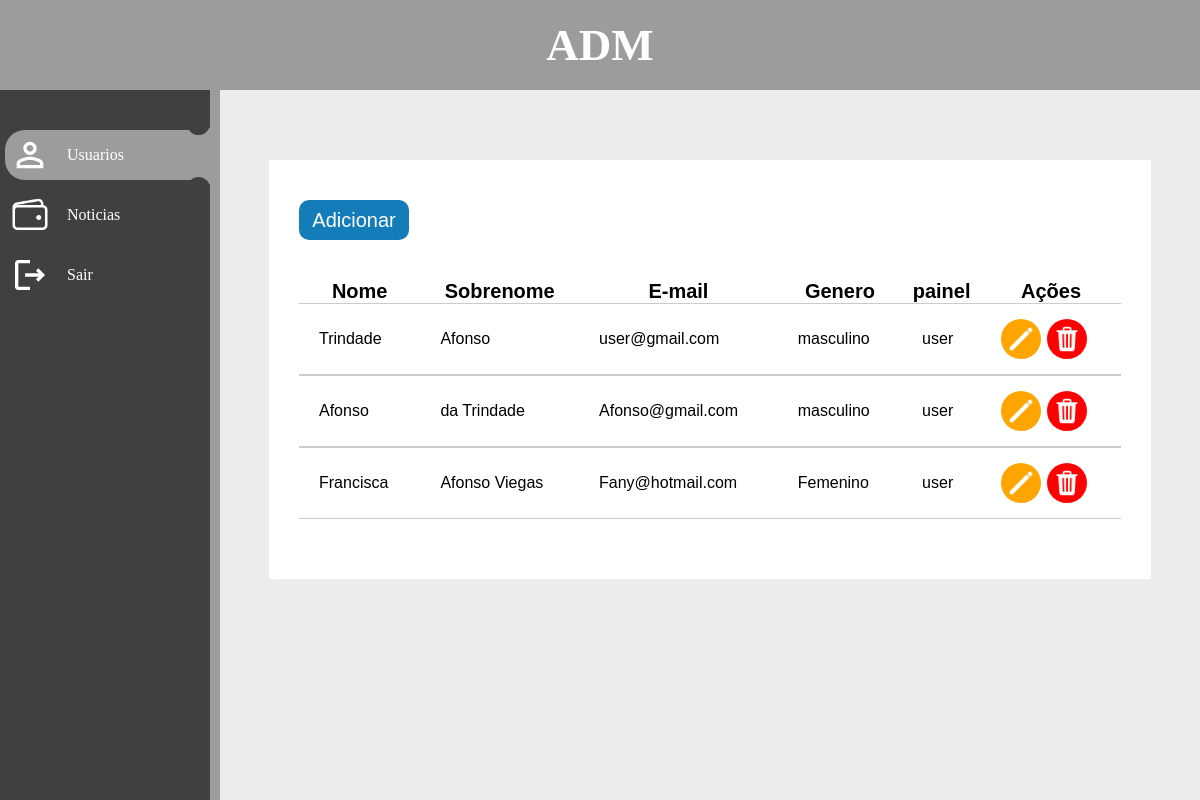
The page /administrador/usuarios.php (signed in) on the database its author committed.
### tables this page shows
CREATE TABLE `usuarios` (
  `id_usuario` smallint NOT NULL AUTO_INCREMENT,
  `nome` varchar(50) DEFAULT NULL,
  `sobrenome` varchar(50) DEFAULT NULL,
  `email` varchar(70) DEFAULT NULL,
  `senha` varchar(255) DEFAULT NULL,
  `genero` varchar(30) DEFAULT NULL,
  `estado` tinyint(1) DEFAULT NULL,
  `painel` varchar(30) DEFAULT NULL,
  `data_cadastro` datetime DEFAULT NULL,
  `data_modificacao` datetime DEFAULT NULL,
  PRIMARY KEY (`id_usuario`)
);

### administrador/usuarios.php (the view, shortened to what this page needs)
<?php
require_once "../conexao.php";
 $sql = "SELECT * FROM usuarios WHERE estado = '1' AND painel = 'user'";
 $result = $ligation->prepare($sql);
 $result->execute();
 $data =  $result->fetchall(PDO::FETCH_ASSOC);
 ?>
<!DOCTYPE html>
<html lang="pt">
<head>
  <?php  require_once "../headADM.php"; ?>
</head>
<body>
  <header class="header">
    <h1>ADM</h1>
  </header>
<div class="navigation">
<ul>
  <li class="list active">
    <a href="usuarios.php">
      <span class="icon"><img src="img/perm_identity_white_24dp.svg"></span>
      <span class="title">Usuarios</span>
    </a>
  </li>
  <li class="list">
     <a href="noticias_usuario.php">
      <span class="icon"><img src="img/gerenciar.png"></span>
      <span class="title">Noticias</span>
    </a>
  </li>
  <li class="list">
    <a href="../encerro.php">
      <span class="icon"><img src="img/logout_white_24dp.svg"></span>
      <span class="title">Sair</span>
    </a>
  </li>
</ul>
</div>
<div id="container">
<div id="info">
<div id="buttons">
   <a href="cadastrar_usuario.php"  id="adicionar">
    <button>Adicionar</button>
   </a>
</div>
<table  id="table">
  <thead>
    <tr>
      <th scope="col">Nome</th>
      <th scope="col">Sobrenome</th>
      <th scope="col">E-mail</th>
      <th scope="col">Genero</th>
      <th scope="col">painel</th>
      <th scope="col">Ações</th>
    </tr>
  </thead>
  <tbody>
      <?php
      if(count($data) > 0){
       for($l=0; $l<count($data); $l++){
        ?>
     <tr>
      <td><?= $data[$l]['nome']; ?></td>
      <td><?= $data[$l]['sobrenome']; ?></td>
      <td><?= $data[$l]['email']; ?></td>
      <td><?= $data[$l]['genero']; ?></td>
      <td><?= $data[$l]['painel']; ?></td>
      <td id="edit">
         <form action="editar_usuario.php" method="post">
          <button id="edit1" type="submit">
          <img src="img/edit.png">
        </button>
        </form>
       <form action="apagar_usuario.php" method="post">
          <button id="edit2" type="submit">
            <img src="img/apagar.png">
          </button>
       </form>
      </td>
    </tr>
  <?php } ?>
   </tbody>
<?php } ?>
</table>
</div>
</div>
</body>
</html>

### css/adm.css (style rules this page uses)
* { margin:0; padding:0; box-sizing:border-box; }
body { background-color: rgb(236, 236, 236); }
img { width:100%; height:100%; }
.header { position: fixed; background-color: rgb(156,156,156); width: 100%; height: 90px; margin:0; z-index: 2; }
.header h1 { text-align: center; line-height: 90px; font-size: 45px; font-weight:bold; color: #fff; font-family:Bahnschrift Light; }
.navigation { position:fixed; top:90px; left:0px; display: block; float: left; height: 100%; overflow: hidden; background-color:rgb(64,64,66); width: 210px; box-shadow: 10px 0 0 rgb(156,156,156); font-family:Bahnschrift Light; }
.navigation > ul { position:absolute; top:0; left:0; width:100%; margin:0; padding:40px 0px 0px 5px; }
.navigation > ul li { position:relative; width:100%; list-style:none; border-radius: 20px 0px 0px 20px; padding: 5px; }
.navigation > ul li a { display: flex; position:relative; width:100%; text-decoration:none; color:#fff; }
.navigation > ul li a .icon { position:relative; display: block; min-width:40px; height:40px; text-align:center; line-height:70px; }
.navigation > ul li a .icon img { position:relative; display: block; font-size:1rem; }
.navigation > ul li a .title { position:relative; display:block; padding-left:17px; height:40px; line-height:40px; white-space: nowrap; }
.navigation > ul li.list { margin-bottom:10px; }
.navigation > ul li.active { background-color:rgb(156,156,156); }
.navigation > ul li.active a::before { content: ''; position:absolute; top:-23px; right:-5px; width:23px; height:23px; background-color: rgb(64,64,66); border-radius:50%; box-shadow: 15px 15px 0px rgb(156,156,156); }
.navigation > ul li.active a::after { content: ''; position:absolute; bottom:-25px; right:-5px; width:23px; height:23px; background-color: rgb(64,64,66); border-radius:50%; box-shadow: 15px -15px 0px rgb(156,156,156); }
#buttons { display: flex; justify-content:space-between; margin-top: 10px; margin-bottom: 40px; text-decoration: none; }
#buttons button { width:110px; height:40px; padding: 8px 12px; font:normal 20px arial; border-radius:10px; outline: none; border: none; color: white; background-color: rgb(20,124,185); cursor:pointer; }
#container { position: relative; top: 90px; left: 0px; width: calc(100% - 220px); float: right; }
#info { padding: 30px; margin:70px auto; background-color: rgb(255,255,255); width: 90%; box-shadow:3px 3px 4px #eee,-3px -3px 4px #eee; z-index: -1; }
#info #table { width: 100%; border-spacing: 0px; margin-bottom: 30px; font-family: arial; }
#info #table thead tr { font:bold 20px arial; width:750px; text-align: center; }
#info #table td { padding: 15px 20px; border-top: 1px solid #ccc; border-bottom: 1px solid #ccc; }
#info #table #edit { display: flex; column-gap:6px; }
#info #table #edit button { width: 40px; height: 40px; border-radius:40px; border:none; outline:none; padding:6px; cursor: pointer; }
#info #table #edit button#edit1 { background-color: orange; }
#info #table #edit button#edit2 { background-color: red; }

### rows shown on the page
usuarios: nome "Trindade", sobrenome "Afonso", email "user@gmail.com", genero "masculino", painel "user"
usuarios: nome "Afonso", sobrenome "da Trindade", email "Afonso@gmail.com", genero "masculino", painel "user"
usuarios: nome "Francisca", sobrenome "Afonso Viegas", email "Fany@hotmail.com", genero "Femenino", painel "user"
